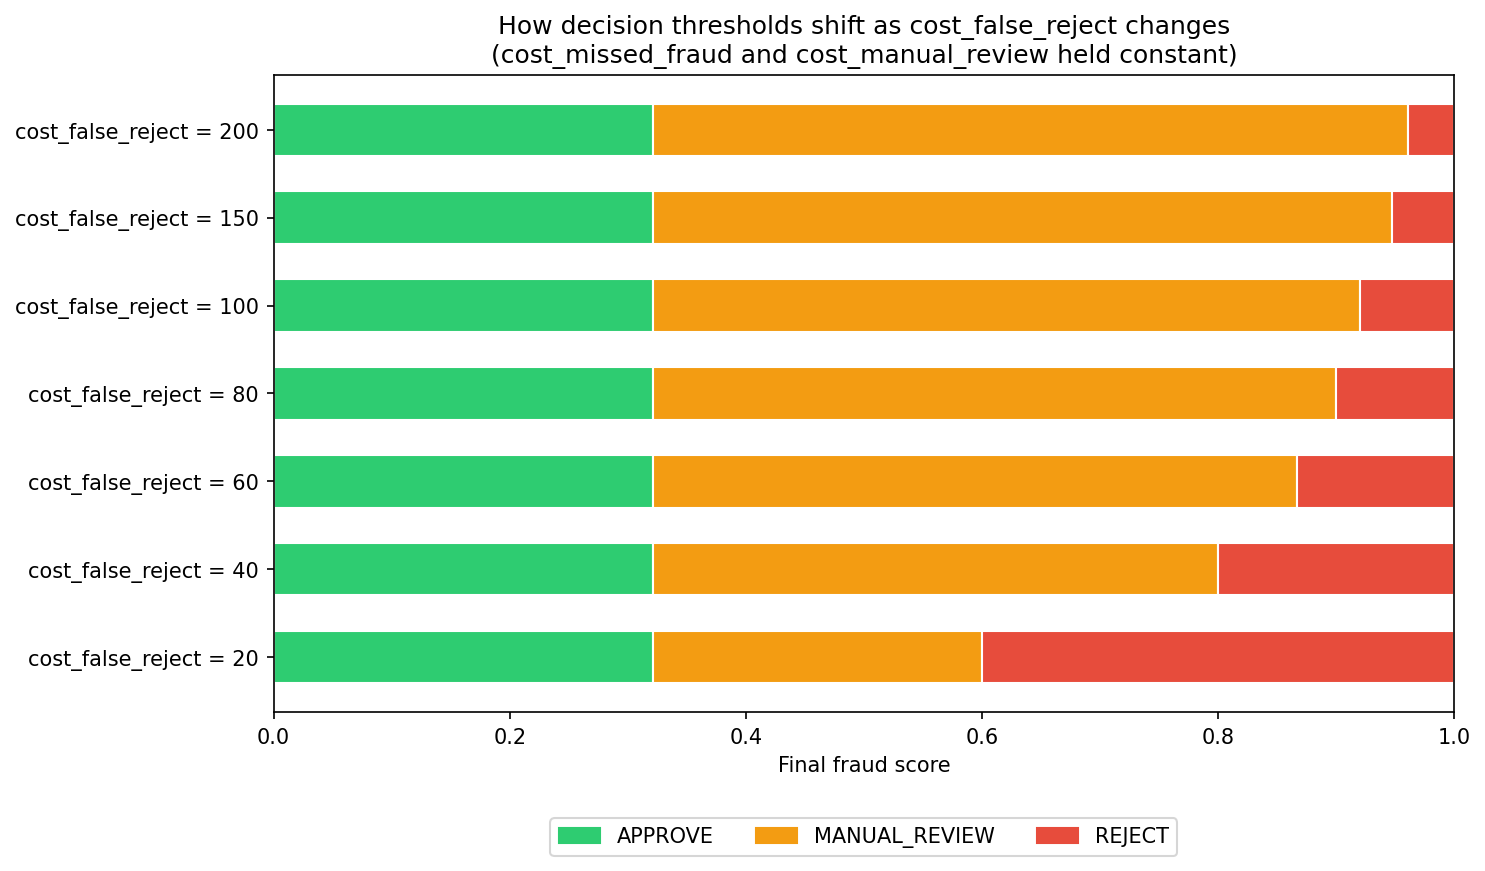

Write the Python code that produced this figure.
"""
sensitivity_analysis.py

Sweeps cost_false_reject and cost_missed_fraud across a range of values
and records the resulting effective decision thresholds (from
decision_engine.find_effective_thresholds). This is the evidence for
your evaluation chapter that decision boundaries shift predictably and
sensibly as business costs change -- proving the cost-asymmetric design
actually does what it claims, rather than just asserting it.
"""

import matplotlib
matplotlib.use("Agg")
import matplotlib.pyplot as plt

from decision_engine import find_effective_thresholds, DEFAULT_COSTS


def sweep_false_reject_cost(values, base_costs=None):
    base = dict(base_costs or DEFAULT_COSTS)
    results = []
    for v in values:
        costs = dict(base, cost_false_reject=v)
        bands = find_effective_thresholds(costs)
        results.append((v, bands))
    return results


def plot_sensitivity(results, out_path="sensitivity_analysis.png"):
    fig, ax = plt.subplots(figsize=(10, 6))

    color_map = {"APPROVE": "#2ecc71", "MANUAL_REVIEW": "#f39c12", "REJECT": "#e74c3c"}

    for i, (cost_val, bands) in enumerate(results):
        for decision, start, end in bands:
            ax.barh(
                y=i, width=(end - start), left=start, height=0.6,
                color=color_map[decision], edgecolor="white",
            )

    ax.set_yticks(range(len(results)))
    ax.set_yticklabels([f"cost_false_reject = {v:.0f}" for v, _ in results])
    ax.set_xlabel("Final fraud score")
    ax.set_xlim(0, 1)
    ax.set_title(
        "How decision thresholds shift as cost_false_reject changes\n"
        "(cost_missed_fraud and cost_manual_review held constant)"
    )

    handles = [plt.Rectangle((0, 0), 1, 1, color=c) for c in color_map.values()]
    ax.legend(handles, color_map.keys(), loc="upper center",
              bbox_to_anchor=(0.5, -0.15), ncol=3)

    plt.tight_layout()
    plt.savefig(out_path, dpi=150, bbox_inches="tight")
    plt.close()
    return out_path


if __name__ == "__main__":
    import os
    SCRIPT_DIR = os.path.dirname(os.path.abspath(__file__))
    values = [20, 40, 60, 80, 100, 150, 200]
    results = sweep_false_reject_cost(values)

    print("=" * 70)
    print("SENSITIVITY ANALYSIS -- effective decision bands vs cost_false_reject")
    print("=" * 70)
    for cost_val, bands in results:
        band_str = "  ".join(f"{d}[{s:.2f}-{e:.2f}]" for d, s, e in bands)
        print(f"cost_false_reject={cost_val:>5.0f}:  {band_str}")

    out_path = os.path.join(SCRIPT_DIR, "sensitivity_analysis.png")
    plot_sensitivity(results, out_path)
    print(f"\nSaved plot to: {out_path}")
